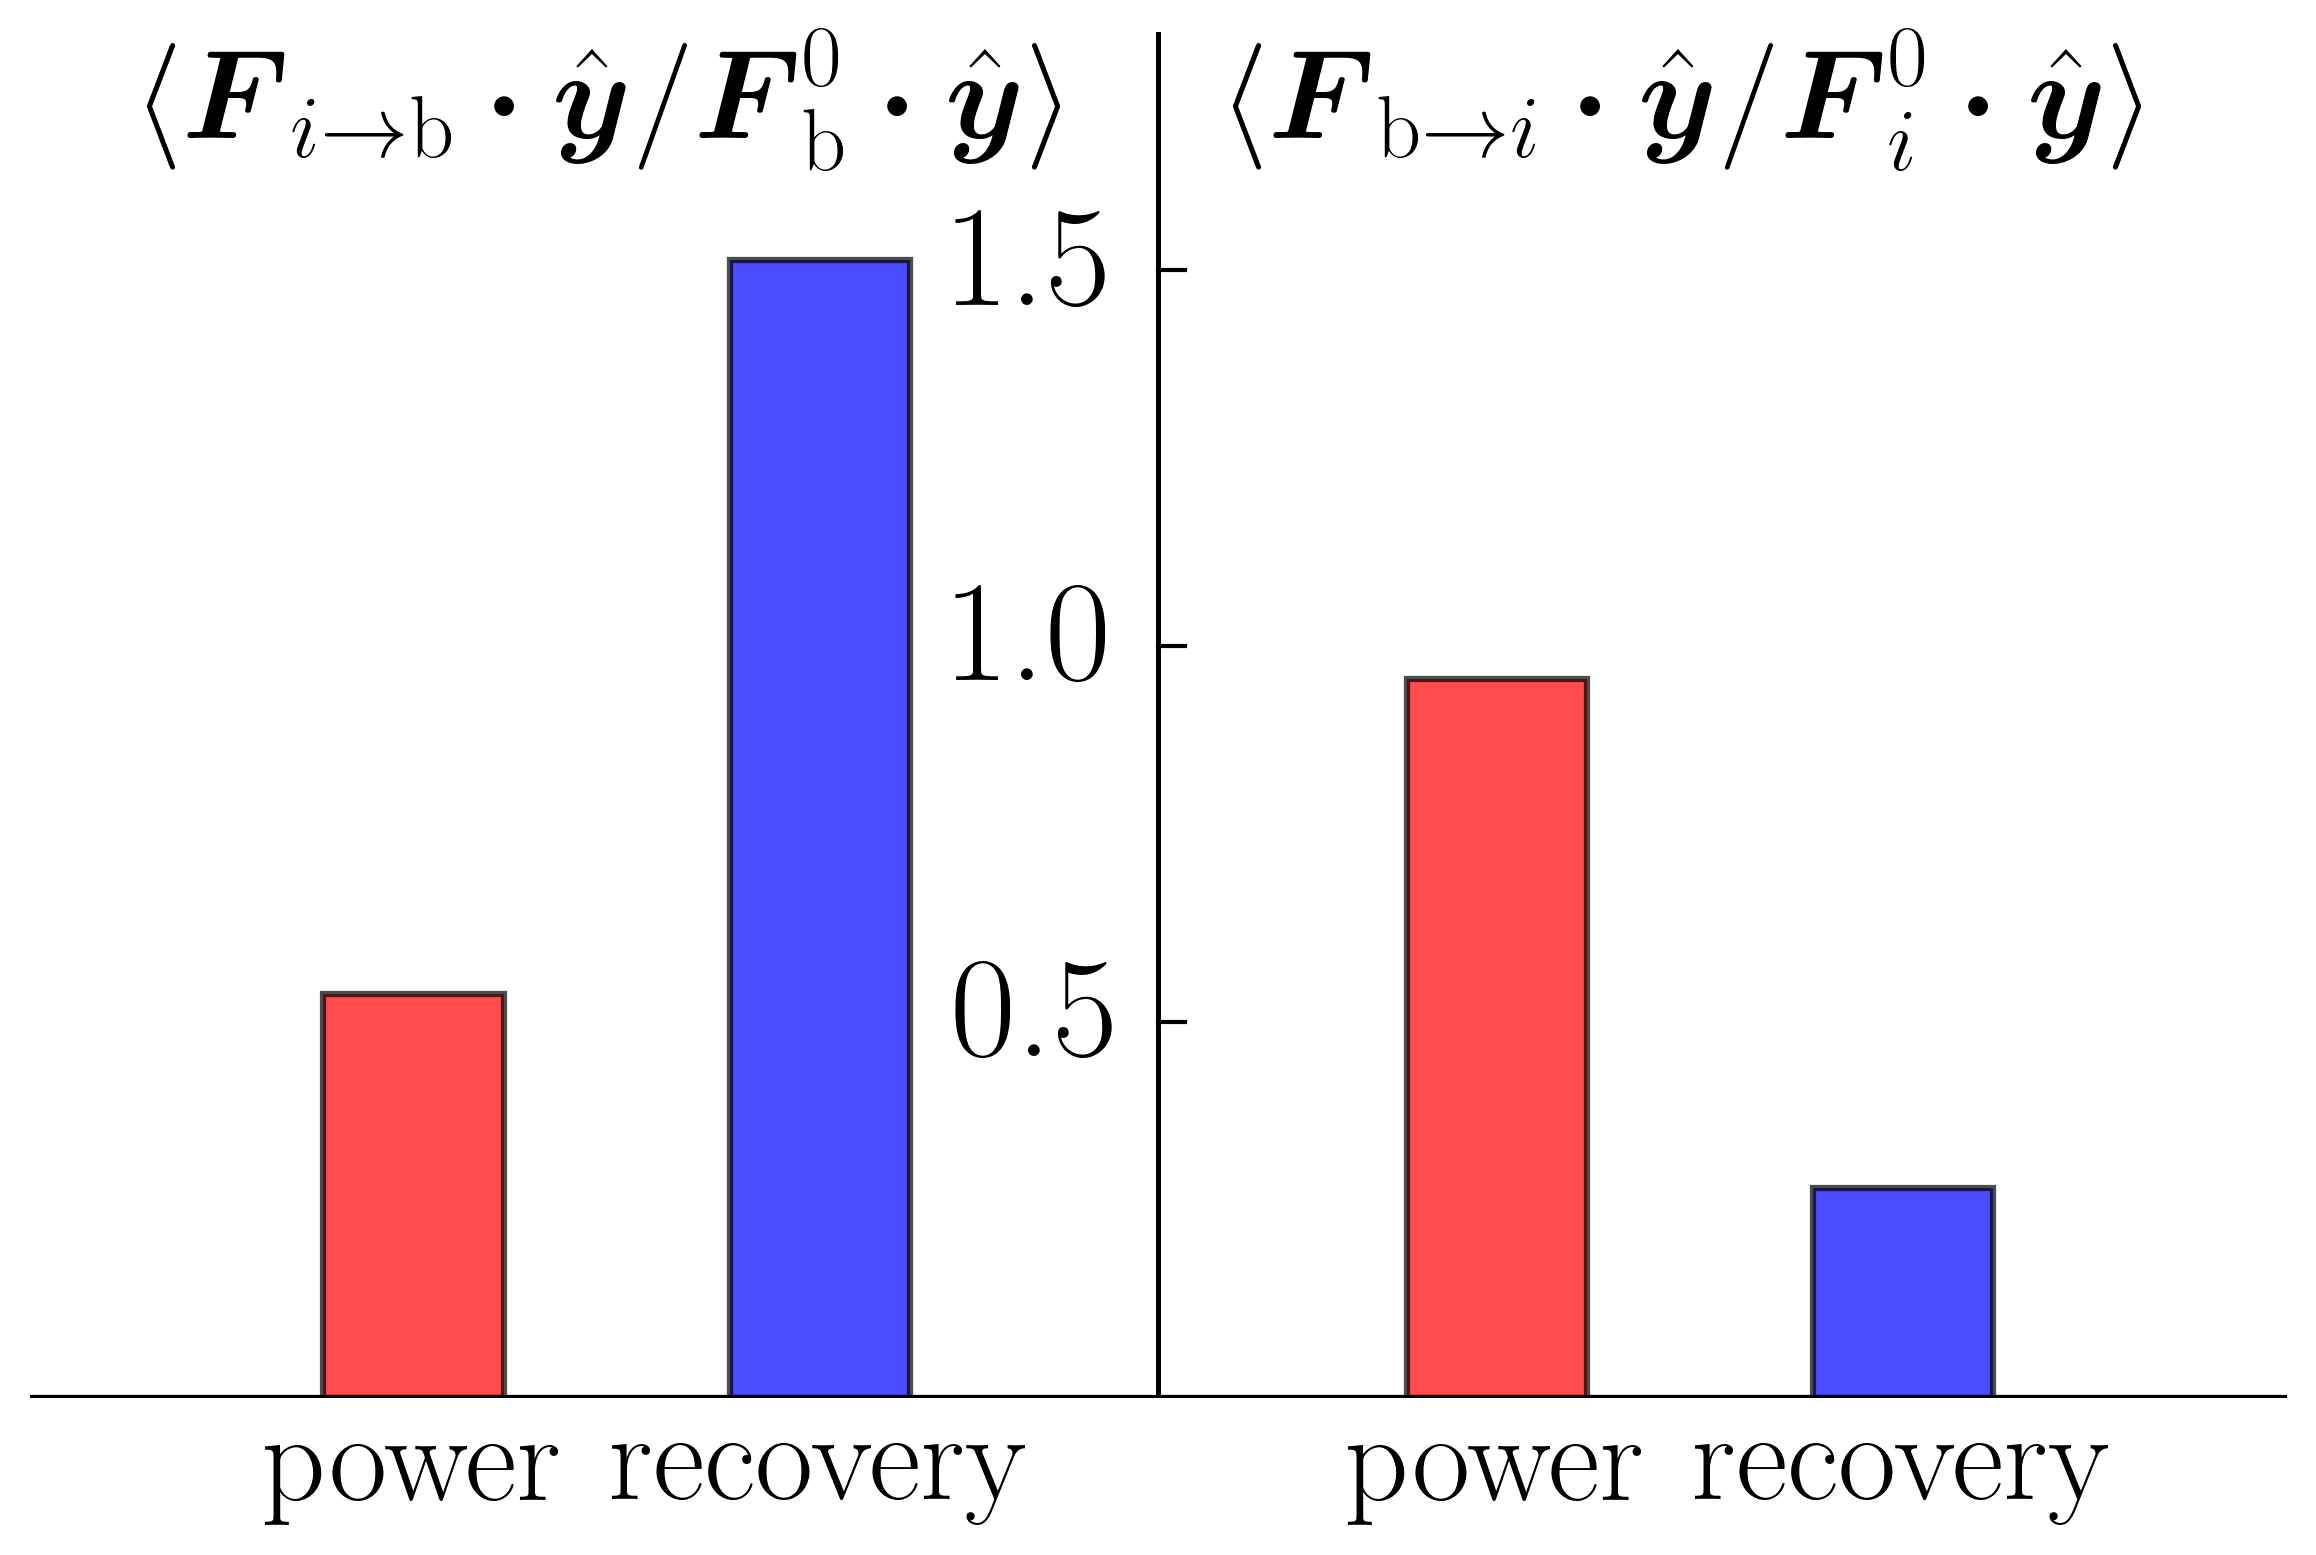

This figure's Python source:
"""
This code calculates and plots the average of the normalized drag forces

Input files:
    - Fig4c.csv: Drag force components along y-direction
        
Data structure:
    - Power stroke phase (14 data points)
    - Recovery stroke phase (remaining data points)

Output:
    - Fig4c.png 
        * Left group: Forces on body from flagella 
        * Right group: Forces on flagella from body
"""

import pandas as pd
import matplotlib.pyplot as plt
import numpy as np
import os

fontsize = 35.5
plt.rcParams.update({
    "text.usetex": True,
    "font.family": 'serif',
    "xtick.labelcolor": "black",
    "xtick.labelsize": fontsize,
})
plt.rcParams['text.latex.preamble'] = r'\usepackage{amsmath}'

current_dir = os.path.dirname(os.path.abspath(__file__))
data_file = os.path.join(current_dir, 'Fig4c.csv')
output_file = os.path.join(current_dir, 'Fig4c.png')

df = pd.read_csv(data_file)

Fb = df['Fb(y)'].abs()
Ff = df['Ff(y)'].abs()

mean_power1 = Fb[:14].mean()
mean_recover1 = Fb[14:].mean()
mean_power2 = Ff[:14].mean()
mean_recover2 = Ff[14:].mean()

fig, ax = plt.subplots(figsize=(7.6, 5)) 
ax.set_position([0.15, 0.15, 0.75, 0.75])

for spine in ax.spines.values():
    spine.set_visible(False)

group_spacing = 1.2
bar_spacing = 0.9
x_left = np.array([-group_spacing - bar_spacing/2, -group_spacing + bar_spacing/2])
x_right = np.array([group_spacing - bar_spacing/2, group_spacing + bar_spacing/2])
width = 0.4

ax.bar(x_left[0], mean_power1, width, color='red', alpha=0.7, edgecolor='#000000', linewidth=1.5)
ax.bar(x_left[1], mean_recover1, width, color='blue', alpha=0.7, edgecolor='#000000', linewidth=1.5)
ax.bar(x_right[0], mean_power2, width, color='red', alpha=0.7, edgecolor='#000000', linewidth=1.5)
ax.bar(x_right[1], mean_recover2, width, color='blue', alpha=0.7, edgecolor='#000000', linewidth=1.5)

ax.set_xticks(np.concatenate([x_left, x_right]))
ax.tick_params(axis='x', length=0) 
ax.set_xticklabels([r'$\mathrm{power}$', r'$\mathrm{recovery}$', 
                     r'$\mathrm{power}$', r'$\mathrm{recovery}$'],
                    ha='center', va='top', fontsize=fontsize-5)

y_max = max([mean_power1, mean_recover1, mean_power2, mean_recover2]) * 1.2
ax.set_ylim([0, y_max])
ax.set_xlim([-2.5, 2.5])
ax.set_yticks([])

ax.axhline(y=0, color='black', linewidth=1.5, zorder=1)
ax.plot([0, 0], [0, y_max * 1.05], 'k-', linewidth=1.2, zorder=1)

y_ticks = np.arange(0, y_max, 0.5)
y_ticks = y_ticks[y_ticks <= y_max]

for y in y_ticks:
    if y > 0:
        ax.plot([0, 0.06], [y, y], 'k-', linewidth=1.0, zorder=2)
        ax.text(-0.08, y, f'{y:.1f}', ha='right', va='center', fontsize=fontsize-1)

label_y = y_max * 0.95

ax.text(-group_spacing, label_y, 
        r'$\langle \boldsymbol{F}_{i\to \mathrm{b}} \boldsymbol{\cdot} \hat{\boldsymbol{y}} / \boldsymbol{F}_\mathrm{b}^0 \boldsymbol{\cdot} \hat{\boldsymbol{y}} \rangle$',
        ha='center', va='center', fontsize=fontsize-5, weight='bold')

ax.text(group_spacing, label_y, 
        r'$\langle \boldsymbol{F}_{\mathrm{b} \to i} \boldsymbol{\cdot} \hat{\boldsymbol{y}} / \boldsymbol{F}_i^0 \boldsymbol{\cdot} \hat{\boldsymbol{y}} \rangle$', 
        ha='center', va='center', fontsize=fontsize-5, weight='bold')

plt.tight_layout(pad=0)
plt.savefig(output_file, dpi=300, bbox_inches='tight')
plt.show()